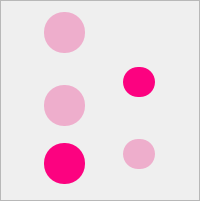
            <widget class="QFrame" name="frame_5">
             <property name="minimumSize">
              <size>
               <width>101</width>
               <height>201</height>
              </size>
             </property>
             <property name="styleSheet">
              <string notr="true"/>
             </property>
             <property name="frameShape">
              <enum>QFrame::StyledPanel</enum>
             </property>
             <property name="frameShadow">
              <enum>QFrame::Raised</enum>
             </property>
             <layout class="QGridLayout" name="gridLayout_8">
              <item row="6" column="1">
               <spacer name="horizontalSpacer_55">
                <property name="orientation">
                 <enum>Qt::Horizontal</enum>
                </property>
                <property name="sizeType">
                 <enum>QSizePolicy::Fixed</enum>
                </property>
                <property name="sizeHint" stdset="0">
                 <size>
                  <width>5</width>
                  <height>20</height>
                 </size>
                </property>
               </spacer>
              </item>
              <item row="0" column="1">
               <spacer name="horizontalSpacer_54">
                <property name="orientation">
                 <enum>Qt::Horizontal</enum>
                </property>
                <property name="sizeType">
                 <enum>QSizePolicy::Fixed</enum>
                </property>
                <property name="sizeHint" stdset="0">
                 <size>
                  <width>5</width>
                  <height>20</height>
                 </size>
                </property>
               </spacer>
              </item>
              <item row="2" column="0" rowspan="2">
               <widget class="QPushButton" name="pushButton_93">
                <property name="sizePolicy">
                 <sizepolicy hsizetype="Fixed" vsizetype="Fixed">
                  <horstretch>0</horstretch>
                  <verstretch>0</verstretch>
                 </sizepolicy>
                </property>
                <property name="minimumSize">
                 <size>
                  <width>41</width>
                  <height>41</height>
                 </size>
                </property>
                <property name="styleSheet">
                 <string notr="true">QPushButton {
background-color: rgb(238, 174, 204);
border-radius: 20px;
}

QPushButton:hover {
background-color: #0177FB;
border-radius: 20px;
}</string>
                </property>
                <property name="text">
                 <string/>
                </property>
               </widget>
              </item>
              <item row="3" column="1">
               <spacer name="horizontalSpacer_53">
                <property name="orientation">
                 <enum>Qt::Horizontal</enum>
                </property>
                <property name="sizeType">
                 <enum>QSizePolicy::Fixed</enum>
                </property>
                <property name="sizeHint" stdset="0">
                 <size>
                  <width>5</width>
                  <height>20</height>
                 </size>
                </property>
               </spacer>
              </item>
              <item row="1" column="1" rowspan="2">
               <widget class="QPushButton" name="pushButton_95">
                <property name="sizePolicy">
                 <sizepolicy hsizetype="Fixed" vsizetype="Fixed">
                  <horstretch>0</horstretch>
                  <verstretch>0</verstretch>
                 </sizepolicy>
                </property>
                <property name="minimumSize">
                 <size>
                  <width>30</width>
                  <height>30</height>
                 </size>
                </property>
                <property name="styleSheet">
                 <string notr="true">QPushButton {
background-color: rgb(252, 2, 128);
border-radius: 15px;
}

QPushButton:hover {
background-color: #FB6678;
border-radius: 15px;
}</string>
                </property>
                <property name="text">
                 <string/>
                </property>
               </widget>
              </item>
              <item row="4" column="0">
               <spacer name="verticalSpacer_36">
                <property name="orientation">
                 <enum>Qt::Vertical</enum>
                </property>
                <property name="sizeType">
                 <enum>QSizePolicy::Fixed</enum>
                </property>
                <property name="sizeHint" stdset="0">
                 <size>
                  <width>18</width>
                  <height>7</height>
                 </size>
                </property>
               </spacer>
              </item>
              <item row="0" column="0">
               <widget class="QPushButton" name="pushButton_94">
                <property name="sizePolicy">
                 <sizepolicy hsizetype="Fixed" vsizetype="Fixed">
                  <horstretch>0</horstretch>
                  <verstretch>0</verstretch>
                 </sizepolicy>
                </property>
                <property name="minimumSize">
                 <size>
                  <width>41</width>
                  <height>41</height>
                 </size>
                </property>
                <property name="styleSheet">
                 <string notr="true">QPushButton {background-color: rgb(238, 174, 204);
border-radius: 20px;
}

QPushButton:hover {
background-color: #0177FB;
border-radius: 20px;
}</string>
                </property>
                <property name="text">
                 <string/>
                </property>
               </widget>
              </item>
              <item row="5" column="0" rowspan="2">
               <widget class="QPushButton" name="pushButton_96">
                <property name="sizePolicy">
                 <sizepolicy hsizetype="Fixed" vsizetype="Fixed">
                  <horstretch>0</horstretch>
                  <verstretch>0</verstretch>
                 </sizepolicy>
                </property>
                <property name="minimumSize">
                 <size>
                  <width>41</width>
                  <height>41</height>
                 </size>
                </property>
                <property name="styleSheet">
                 <string notr="true">QPushButton {
background-color: rgb(252, 2, 128);
border-radius: 20px;
}

QPushButton:hover {
background-color: #0177FB;
border-radius: 20px;
}</string>
                </property>
                <property name="text">
                 <string/>
                </property>
               </widget>
              </item>
              <item row="5" column="1">
               <widget class="QPushButton" name="pushButton_97">
                <property name="sizePolicy">
                 <sizepolicy hsizetype="Fixed" vsizetype="Fixed">
                  <horstretch>0</horstretch>
                  <verstretch>0</verstretch>
                 </sizepolicy>
                </property>
                <property name="minimumSize">
                 <size>
                  <width>30</width>
                  <height>30</height>
                 </size>
                </property>
                <property name="styleSheet">
                 <string notr="true">QPushButton {
background-color: rgb(238, 174, 204);
border-radius: 15px;
}

QPushButton:hover {
background-color: #FB6678;
border-radius: 15px;
}</string>
                </property>
                <property name="text">
                 <string/>
                </property>
               </widget>
              </item>
              <item row="1" column="0">
               <spacer name="verticalSpacer_35">
                <property name="orientation">
                 <enum>Qt::Vertical</enum>
                </property>
                <property name="sizeType">
                 <enum>QSizePolicy::Fixed</enum>
                </property>
                <property name="sizeHint" stdset="0">
                 <size>
                  <width>18</width>
                  <height>7</height>
                 </size>
                </property>
               </spacer>
              </item>
             </layout>
            </widget>
